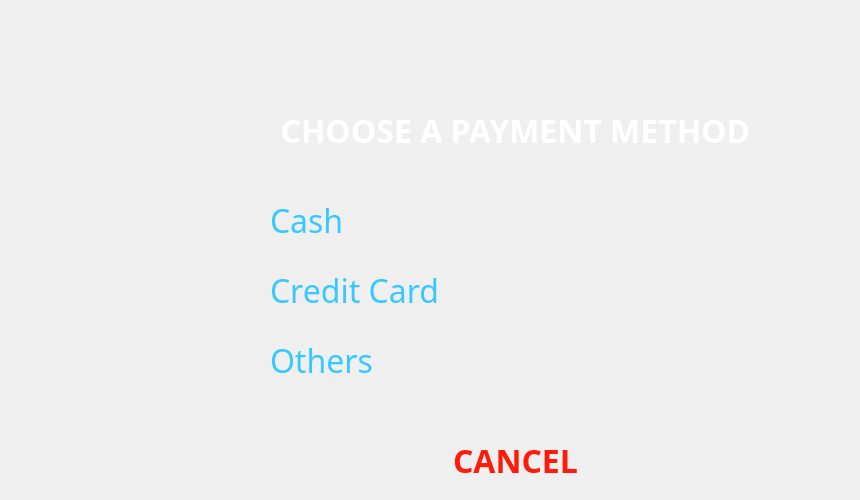
     <widget class="QWidget" name="page_payment">
      <widget class="QLabel" name="paymentMethodLabel">
       <property name="geometry">
        <rect>
         <x>180</x>
         <y>110</y>
         <width>671</width>
         <height>41</height>
        </rect>
       </property>
       <property name="font">
        <font>
         <family>Avenir Next</family>
         <pointsize>24</pointsize>
         <weight>75</weight>
         <bold>true</bold>
        </font>
       </property>
       <property name="styleSheet">
        <string notr="true">color: rgb(255, 255, 255);
background-color: rgba(255, 255, 255, 0);</string>
       </property>
       <property name="text">
        <string>CHOOSE A PAYMENT METHOD</string>
       </property>
       <property name="alignment">
        <set>Qt::AlignCenter</set>
       </property>
      </widget>
      <widget class="QLabel" name="cashbn">
       <property name="geometry">
        <rect>
         <x>270</x>
         <y>190</y>
         <width>461</width>
         <height>61</height>
        </rect>
       </property>
       <property name="font">
        <font>
         <family>Avenir Next</family>
         <pointsize>24</pointsize>
         <weight>50</weight>
         <bold>false</bold>
        </font>
       </property>
       <property name="styleSheet">
        <string notr="true">color: rgb(54, 200, 255);
background-color: rgba(0, 139, 255, 0);</string>
       </property>
       <property name="text">
        <string>Cash</string>
       </property>
       <property name="alignment">
        <set>Qt::AlignLeading|Qt::AlignLeft|Qt::AlignVCenter</set>
       </property>
       <property name="margin">
        <number>0</number>
       </property>
       <property name="indent">
        <number>-1</number>
       </property>
      </widget>
      <widget class="QLabel" name="cardbn">
       <property name="geometry">
        <rect>
         <x>270</x>
         <y>260</y>
         <width>461</width>
         <height>61</height>
        </rect>
       </property>
       <property name="font">
        <font>
         <family>Avenir Next</family>
         <pointsize>24</pointsize>
         <weight>50</weight>
         <bold>false</bold>
        </font>
       </property>
       <property name="styleSheet">
        <string notr="true">color: rgb(54, 200, 255);
background-color: rgba(255, 255, 255, 0);</string>
       </property>
       <property name="text">
        <string>Credit Card</string>
       </property>
       <property name="alignment">
        <set>Qt::AlignLeading|Qt::AlignLeft|Qt::AlignVCenter</set>
       </property>
       <property name="margin">
        <number>0</number>
       </property>
       <property name="indent">
        <number>-1</number>
       </property>
      </widget>
      <widget class="QLabel" name="othersbn">
       <property name="geometry">
        <rect>
         <x>270</x>
         <y>330</y>
         <width>461</width>
         <height>61</height>
        </rect>
       </property>
       <property name="font">
        <font>
         <family>Avenir Next</family>
         <pointsize>24</pointsize>
         <weight>50</weight>
         <bold>false</bold>
        </font>
       </property>
       <property name="styleSheet">
        <string notr="true">color: rgb(54, 200, 255);
background-color: rgba(255, 255, 255, 0);</string>
       </property>
       <property name="text">
        <string>Others</string>
       </property>
       <property name="alignment">
        <set>Qt::AlignLeading|Qt::AlignLeft|Qt::AlignVCenter</set>
       </property>
       <property name="margin">
        <number>0</number>
       </property>
       <property name="indent">
        <number>-1</number>
       </property>
      </widget>
      <widget class="QLabel" name="icon">
       <property name="geometry">
        <rect>
         <x>680</x>
         <y>200</y>
         <width>40</width>
         <height>40</height>
        </rect>
       </property>
       <property name="font">
        <font>
         <family>Avenir Next</family>
         <pointsize>30</pointsize>
         <weight>50</weight>
         <italic>false</italic>
         <bold>false</bold>
        </font>
       </property>
       <property name="styleSheet">
        <string notr="true">color: rgb(54, 200, 255);
background-color: rgba(255, 255, 255, 0);</string>
       </property>
       <property name="text">
        <string/>
       </property>
       <property name="pixmap">
        <pixmap>Resources/paymentmethod/cash.png</pixmap>
       </property>
       <property name="scaledContents">
        <bool>true</bool>
       </property>
       <property name="alignment">
        <set>Qt::AlignLeading|Qt::AlignLeft|Qt::AlignVCenter</set>
       </property>
       <property name="margin">
        <number>0</number>
       </property>
       <property name="indent">
        <number>-1</number>
       </property>
      </widget>
      <widget class="QLabel" name="icon_2">
       <property name="geometry">
        <rect>
         <x>680</x>
         <y>270</y>
         <width>40</width>
         <height>40</height>
        </rect>
       </property>
       <property name="font">
        <font>
         <family>Avenir Next</family>
         <pointsize>30</pointsize>
         <weight>50</weight>
         <italic>false</italic>
         <bold>false</bold>
        </font>
       </property>
       <property name="styleSheet">
        <string notr="true">color: rgb(54, 200, 255);
background-color: rgba(255, 255, 255, 0);</string>
       </property>
       <property name="text">
        <string/>
       </property>
       <property name="pixmap">
        <pixmap>Resources/paymentmethod/card.png</pixmap>
       </property>
       <property name="scaledContents">
        <bool>true</bool>
       </property>
       <property name="alignment">
        <set>Qt::AlignLeading|Qt::AlignLeft|Qt::AlignVCenter</set>
       </property>
       <property name="margin">
        <number>0</number>
       </property>
       <property name="indent">
        <number>-1</number>
       </property>
      </widget>
      <widget class="QLabel" name="icon_3">
       <property name="geometry">
        <rect>
         <x>680</x>
         <y>340</y>
         <width>40</width>
         <height>40</height>
        </rect>
       </property>
       <property name="font">
        <font>
         <family>Avenir Next</family>
         <pointsize>30</pointsize>
         <weight>50</weight>
         <italic>false</italic>
         <bold>false</bold>
        </font>
       </property>
       <property name="styleSheet">
        <string notr="true">color: rgb(54, 200, 255);
background-color: rgba(255, 255, 255, 0);</string>
       </property>
       <property name="text">
        <string/>
       </property>
       <property name="pixmap">
        <pixmap>Resources/paymentmethod/others.png</pixmap>
       </property>
       <property name="scaledContents">
        <bool>true</bool>
       </property>
       <property name="alignment">
        <set>Qt::AlignLeading|Qt::AlignLeft|Qt::AlignVCenter</set>
       </property>
       <property name="margin">
        <number>0</number>
       </property>
       <property name="indent">
        <number>-1</number>
       </property>
      </widget>
      <widget class="QLabel" name="cancelbn">
       <property name="geometry">
        <rect>
         <x>270</x>
         <y>430</y>
         <width>491</width>
         <height>61</height>
        </rect>
       </property>
       <property name="font">
        <font>
         <family>Avenir Next</family>
         <pointsize>24</pointsize>
         <weight>75</weight>
         <bold>true</bold>
        </font>
       </property>
       <property name="styleSheet">
        <string notr="true">color: rgb(255, 26, 9);
background-color: rgba(255, 0, 15, 0);</string>
       </property>
       <property name="text">
        <string>CANCEL</string>
       </property>
       <property name="alignment">
        <set>Qt::AlignCenter</set>
       </property>
       <property name="margin">
        <number>0</number>
       </property>
       <property name="indent">
        <number>-1</number>
       </property>
      </widget>
      <zorder>icon_3</zorder>
      <zorder>icon_2</zorder>
      <zorder>icon</zorder>
      <zorder>paymentMethodLabel</zorder>
      <zorder>cashbn</zorder>
      <zorder>cardbn</zorder>
      <zorder>othersbn</zorder>
      <zorder>cancelbn</zorder>
     </widget>
